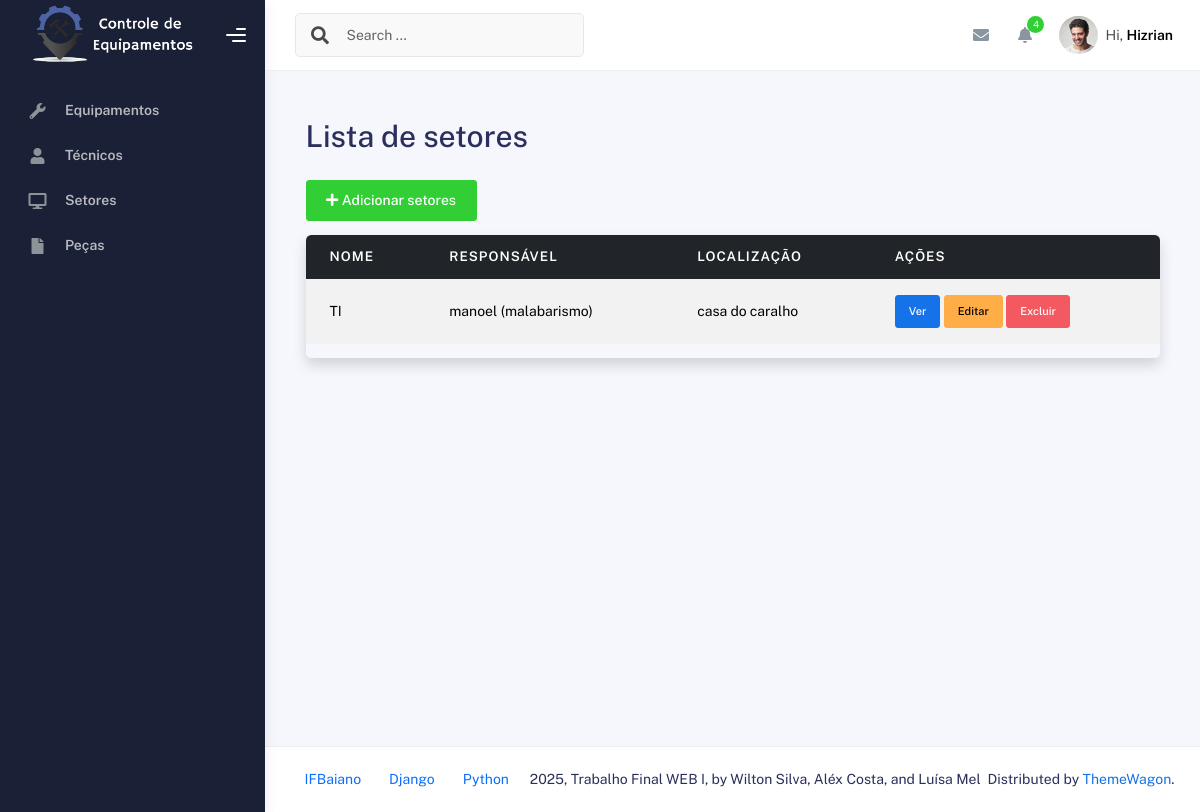
The app's page /setores/ with its own data.
### Setores/models.py (models this page shows, shortened)
class Setor(models.Model):
    nome = models.CharField(max_length=100)
    tecnico_responsavel = models.ForeignKey(
        Tecnico,
        on_delete=models.CASCADE,
        related_name="setores_responsaveis"
    )
    localizacao = models.CharField(max_length=100)
    class Meta:
        ordering = ['nome']
        verbose_name = 'Setor'
        verbose_name_plural = 'Setores'

### Tecnicos/models.py (models this page shows)
class Tecnico(models.Model):
    nome = models.CharField(max_length=100)
    especialidade = models.CharField(max_length=100)
    contato = models.CharField(max_length=100)
    certificacoes = models.CharField(max_length=100)
    def __str__(self):
        return f"{self.nome} ({self.especialidade})"

### Setores/views.py (the view)
# urls.py: path('setores/', Setores_views.listar_setores, name='listar_setores'),
def listar_setores(request):
    setores = Setor.objects.prefetch_related('equipamentosetor_set__equipamento').all()
    return render(request, 'setores/listar_setores.html', {'setores': setores})

### templates/setores/listar_setores.html
{% extends "_base.html" %}
{% block content %}
<div class="container mt-4">
    <h1 class="mb-4">Lista de setores</h1>
    <div class="mb-3">
        <a href="{% url 'criar_setor' %}" class="btn btn-success">
            <i class="fas fa-plus"></i> Adicionar setores
        </a>
    </div>
    <div class="table-responsive shadow rounded">
        <table class="table table-striped table-hover align-middle">
            <thead class="table-dark">
                <tr>
                    <th>Nome</th>
                    <th>Responsável</th>
                    <th>Localização</th>
                    <th>Ações</th>
                </tr>
            </thead>
            <tbody>
                {% for setor in setores %}
                <tr>
                    <td>{{ setor.nome }}</td>
                    <td>{{ setor.tecnico_responsavel }}</td>
                    <td>{{ setor.localizacao }}</td>
                    <td>
                        <a href="/setores/{{ setor.id }}/" class="btn btn-sm btn-primary">Ver</a>
                        <a href="/editsetor/{{ setor.id }}/" class="btn btn-sm btn-warning">Editar</a>
                        <a href="/deletesetor/{{ setor.id }}/" class="btn btn-sm btn-danger">Excluir</a>
                    </td>
                </tr>
                {% empty %}
                <tr>
                    <td colspan="7" class="text-center">Nenhum setor cadastrado.</td>
                </tr>
                {% endfor %}
            </tbody>
        </table>
    </div>
</div>
{% endblock %}

### records on screen
Setor: nome "TI", tecnico_responsavel "manoel (malabarismo)", localizacao "casa do caralho"
